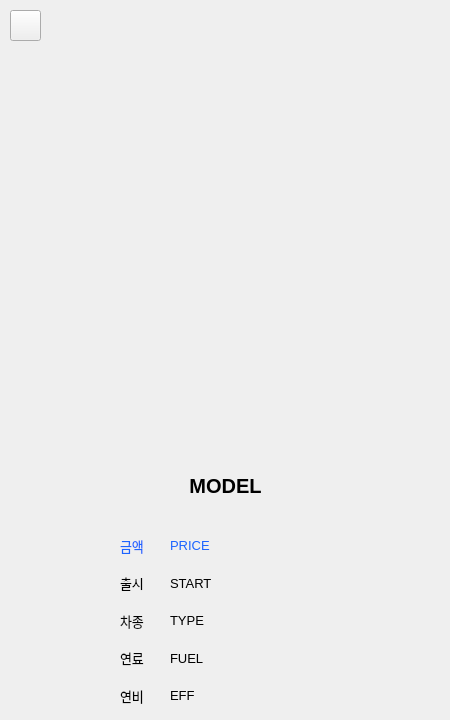
     <widget class="QWidget" name="page_3">
      <widget class="QLabel" name="label_19">
       <property name="geometry">
        <rect>
         <x>120</x>
         <y>470</y>
         <width>211</width>
         <height>31</height>
        </rect>
       </property>
       <property name="font">
        <font>
         <pointsize>15</pointsize>
         <bold>true</bold>
        </font>
       </property>
       <property name="text">
        <string>MODEL</string>
       </property>
       <property name="alignment">
        <set>Qt::AlignCenter</set>
       </property>
      </widget>
      <widget class="QWidget" name="layoutWidget_4">
       <property name="geometry">
        <rect>
         <x>120</x>
         <y>530</y>
         <width>50</width>
         <height>181</height>
        </rect>
       </property>
       <layout class="QVBoxLayout" name="verticalLayout_5">
        <item>
         <widget class="QLabel" name="label_25">
          <property name="font">
           <font>
            <pointsize>10</pointsize>
           </font>
          </property>
          <property name="styleSheet">
           <string notr="true">color: rgb(28, 100, 255);</string>
          </property>
          <property name="text">
           <string>금액</string>
          </property>
         </widget>
        </item>
        <item>
         <widget class="QLabel" name="label_26">
          <property name="font">
           <font>
            <pointsize>10</pointsize>
           </font>
          </property>
          <property name="text">
           <string>출시</string>
          </property>
         </widget>
        </item>
        <item>
         <widget class="QLabel" name="label_27">
          <property name="font">
           <font>
            <pointsize>10</pointsize>
           </font>
          </property>
          <property name="text">
           <string>차종</string>
          </property>
         </widget>
        </item>
        <item>
         <widget class="QLabel" name="label_28">
          <property name="font">
           <font>
            <pointsize>10</pointsize>
           </font>
          </property>
          <property name="text">
           <string>연료</string>
          </property>
         </widget>
        </item>
        <item>
         <widget class="QLabel" name="label_29">
          <property name="font">
           <font>
            <pointsize>10</pointsize>
           </font>
          </property>
          <property name="text">
           <string>연비</string>
          </property>
         </widget>
        </item>
       </layout>
      </widget>
      <widget class="QLabel" name="label_18">
       <property name="geometry">
        <rect>
         <x>170</x>
         <y>390</y>
         <width>111</width>
         <height>81</height>
        </rect>
       </property>
       <property name="font">
        <font>
         <pointsize>15</pointsize>
        </font>
       </property>
       <property name="text">
        <string/>
       </property>
      </widget>
      <widget class="QWidget" name="layoutWidget_5">
       <property name="geometry">
        <rect>
         <x>170</x>
         <y>530</y>
         <width>161</width>
         <height>181</height>
        </rect>
       </property>
       <layout class="QVBoxLayout" name="verticalLayout_4">
        <item>
         <widget class="QLabel" name="label_20">
          <property name="font">
           <font>
            <pointsize>10</pointsize>
           </font>
          </property>
          <property name="styleSheet">
           <string notr="true">color: rgb(28, 100, 255);</string>
          </property>
          <property name="text">
           <string>PRICE</string>
          </property>
         </widget>
        </item>
        <item>
         <widget class="QLabel" name="label_21">
          <property name="font">
           <font>
            <pointsize>10</pointsize>
           </font>
          </property>
          <property name="text">
           <string>START</string>
          </property>
         </widget>
        </item>
        <item>
         <widget class="QLabel" name="label_22">
          <property name="font">
           <font>
            <pointsize>10</pointsize>
           </font>
          </property>
          <property name="text">
           <string>TYPE</string>
          </property>
         </widget>
        </item>
        <item>
         <widget class="QLabel" name="label_23">
          <property name="font">
           <font>
            <pointsize>10</pointsize>
           </font>
          </property>
          <property name="text">
           <string>FUEL</string>
          </property>
         </widget>
        </item>
        <item>
         <widget class="QLabel" name="label_24">
          <property name="font">
           <font>
            <pointsize>10</pointsize>
           </font>
          </property>
          <property name="text">
           <string>EFF</string>
          </property>
         </widget>
        </item>
       </layout>
      </widget>
      <widget class="QPushButton" name="pushButton">
       <property name="geometry">
        <rect>
         <x>10</x>
         <y>10</y>
         <width>31</width>
         <height>31</height>
        </rect>
       </property>
       <property name="cursor">
        <cursorShape>PointingHandCursor</cursorShape>
       </property>
       <property name="autoFillBackground">
        <bool>false</bool>
       </property>
       <property name="styleSheet">
        <string notr="true">border-image: url(&quot;/Users/lms/Downloads/back-modern-flat-icon-600nw-242284795&quot;);</string>
       </property>
       <property name="text">
        <string/>
       </property>
      </widget>
      <widget class="QLabel" name="label_17">
       <property name="geometry">
        <rect>
         <x>10</x>
         <y>140</y>
         <width>431</width>
         <height>221</height>
        </rect>
       </property>
       <property name="text">
        <string/>
       </property>
      </widget>
     </widget>
